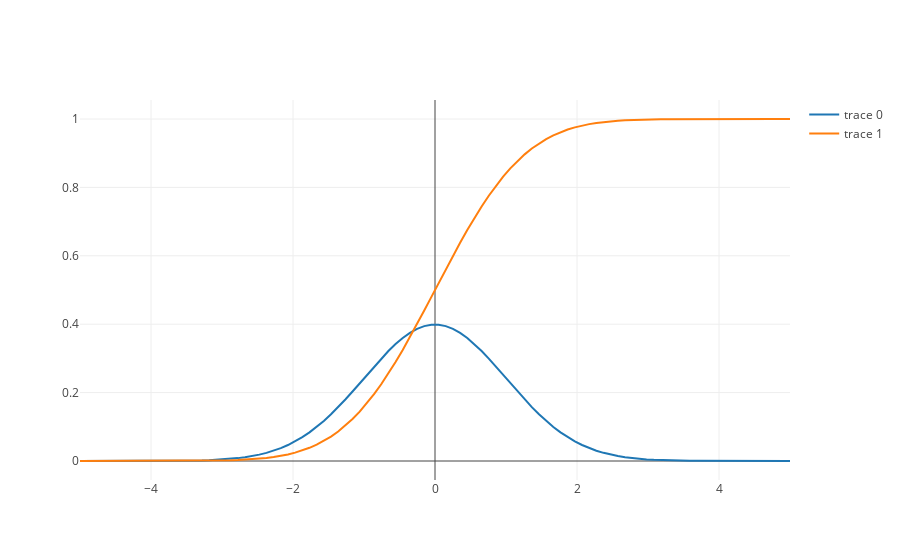

Here is the notebook cell this chart was saved with:
### Code cell
sigma = 1
# Be careful. takes in stddev
normal = ds.Normal(0, sigma)
x = torch.linspace(-5, 5)

# Density.
y = normal.log_prob(x).exp()

# CDF.
y2 = normal.cdf(x)
iplot(cs281.plot(x, y) + cs281.plot(x, y2))
